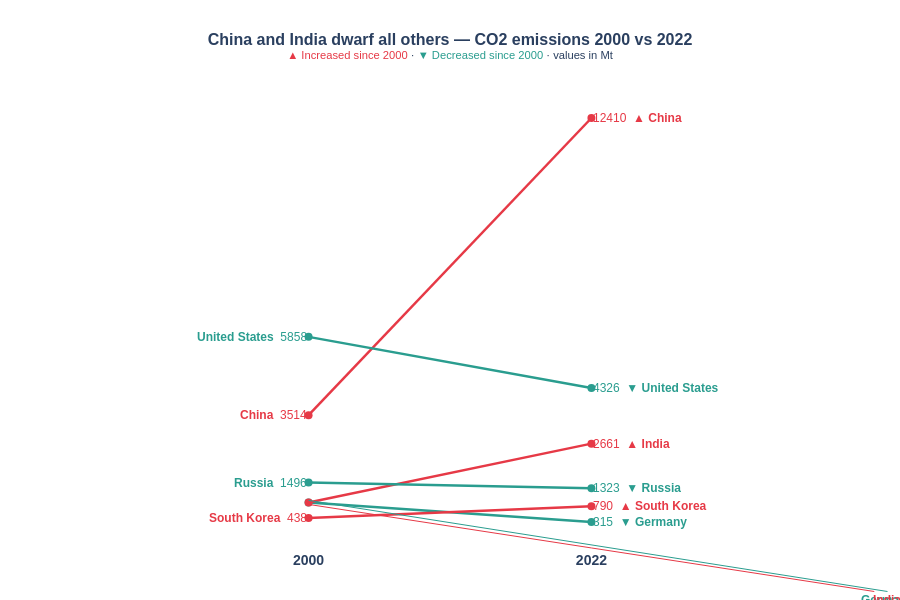

Notebook cell for this chart:
### Markdown cell above
---
## Task 2 — Slopegraph: Regional Change 2000 vs 2022

**What to build:** A slopegraph comparing **average regional CO2 emissions** between 2000 and 2022.

**Requirements:**
- One line per region (not per country — aggregate first)
- Colour: regions that increased = one colour; decreased = another
- Values labelled at both ends of each line
- No y-axis tick labels (the endpoint labels make them redundant)
- Insight title stating which regions moved most

> 💡 `df.groupby(['Region','Year'])['CO2_Mt'].mean().reset_index()` then filter to 2000 and 2022

### Code cell
# Task 2 — Slopegraph: regional averages
# YOUR CODE HERE
import pandas as pd
import plotly.graph_objects as go
import numpy as np

df = pd.read_csv('../data/co2_emissions.csv')

selected = ['China', 'India', 'United States', 'Germany', 'Russia', 'South Korea']

sg = df.loc[df['Country'].isin(selected) & df['Year'].isin([2000, 2022])].copy()

pivot = sg.pivot(index='Country', columns='Year', values='CO2_Mt').reset_index()
pivot.columns.name = None
pivot.columns = ['Country', 'val_2000', 'val_2022']
pivot['increased'] = pivot['val_2022'] > pivot['val_2000']
pivot['change']    = pivot['val_2022'] - pivot['val_2000']

COLOR_UP   = '#E63946'   # red   — increased
COLOR_DOWN = '#2A9D8F'   # green — decreased

# ── Label collision resolver ──────────────────────────────────────────────────
def resolve_overlaps(values, min_gap):
    pos   = np.array(values, dtype=float)
    order = np.argsort(pos)
    pos   = pos[order]

    for _ in range(300):
        moved = False
        for i in range(len(pos) - 1):
            gap = pos[i + 1] - pos[i]
            if gap < min_gap:
                push = (min_gap - gap) / 2
                pos[i]     -= push
                pos[i + 1] += push
                moved = True
        if not moved:
            break

    result = np.empty_like(pos)
    result[order] = pos
    return result

MIN_GAP = 120   # Mt — wider gap needed given China/India's large values

left_nudged  = resolve_overlaps(pivot['val_2000'].tolist(), MIN_GAP)
right_nudged = resolve_overlaps(pivot['val_2022'].tolist(), MIN_GAP)
# ─────────────────────────────────────────────────────────────────────────────

fig = go.Figure()

for i, (_, row) in enumerate(pivot.iterrows()):
    color   = COLOR_UP if row['increased'] else COLOR_DOWN
    country = row['Country']

    # Slope line
    fig.add_trace(go.Scatter(
        x=[2000, 2022],
        y=[row['val_2000'], row['val_2022']],
        mode='lines+markers',
        line=dict(color=color, width=2.5),
        marker=dict(size=8, color=color),
        hovertemplate=f"<b>{country}</b><br>2000: {row['val_2000']:.0f} Mt<br>2022: {row['val_2022']:.0f} Mt<extra></extra>",
        showlegend=False
    ))

    left_moved  = bool(abs(left_nudged[i]  - row['val_2000']) > 0.01)
    right_moved = bool(abs(right_nudged[i] - row['val_2022']) > 0.01)

    # Left label (2000)
    fig.add_annotation(
        x=2000, y=float(left_nudged[i]),
        ax=2000, ay=float(row['val_2000']),
        text=f"<b>{country}</b>  {row['val_2000']:.0f}",
        showarrow=left_moved,
        arrowhead=0, arrowcolor=color, arrowwidth=1,
        xanchor='right', font=dict(color=color, size=12, family='Arial')
    )

    # Right label (2022)
    arrow = "▲" if row['increased'] else "▼"
    fig.add_annotation(
        x=2022, y=float(right_nudged[i]),
        ax=2022, ay=float(row['val_2022']),
        text=f"{row['val_2022']:.0f}  {arrow} <b>{country}</b>",
        showarrow=right_moved,
        arrowhead=0, arrowcolor=color, arrowwidth=1,
        xanchor='left', font=dict(color=color, size=12, family='Arial')
    )

fig.update_layout(
    title=dict(
        text=f"<b>China and India dwarf all others — CO2 emissions 2000 vs 2022</b><br>"
             f"<sup><span style='color:{COLOR_UP}'>▲ Increased since 2000</span> · "
             f"<span style='color:{COLOR_DOWN}'>▼ Decreased since 2000</span> · values in Mt</sup>",
        font=dict(size=16, family='Arial'),
        x=0.5, xanchor='center'
    ),
    xaxis=dict(
        tickvals=[2000, 2022],
        ticktext=['<b>2000</b>', '<b>2022</b>'],
        tickfont=dict(size=14, family='Arial'),
        showgrid=False, zeroline=False,
        range=[1990, 2032]
    ),
    yaxis=dict(showticklabels=False, showgrid=False, zeroline=False),
    plot_bgcolor='white', paper_bgcolor='white',
    margin=dict(l=180, r=180, t=90, b=50),
    height=600, width=900,
    hovermode='closest'
)

fig.write_html('co2_slopegraph_countries.html')
fig.show()

### Figure 1 — Plotly figure (JSON) as saved in the notebook; plotly's stock layout.template omitted (floating-point values rounded to 4 significant figures)
{"data": [{"hovertemplate": "<b>China</b><br>2000: 3514 Mt<br>2022: 12410 Mt<extra></extra>", "line": {"color": "#E63946", "width": 2.5}, "marker": {"color": "#E63946", "size": 8}, "mode": "lines+markers", "showlegend": false, "type": "scatter", "x": [2000, 2022], "y": [3514.0, 12410.0]}, {"hovertemplate": "<b>Germany</b><br>2000: 902 Mt<br>2022: 315 Mt<extra></extra>", "line": {"color": "#2A9D8F", "width": 2.5}, "marker": {"color": "#2A9D8F", "size": 8}, "mode": "lines+markers", "showlegend": false, "type": "scatter", "x": [2000, 2022], "y": [902.4, 315.1]}, {"hovertemplate": "<b>India</b><br>2000: 902 Mt<br>2022: 2661 Mt<extra></extra>", "line": {"color": "#E63946", "width": 2.5}, "marker": {"color": "#E63946", "size": 8}, "mode": "lines+markers", "showlegend": false, "type": "scatter", "x": [2000, 2022], "y": [901.6, 2661.0]}, {"hovertemplate": "<b>Russia</b><br>2000: 1496 Mt<br>2022: 1323 Mt<extra></extra>", "line": {"color": "#2A9D8F", "width": 2.5}, "marker": {"color": "#2A9D8F", "size": 8}, "mode": "lines+markers", "showlegend": false, "type": "scatter", "x": [2000, 2022], "y": [1496.0, 1323.0]}, {"hovertemplate": "<b>South Korea</b><br>2000: 438 Mt<br>2022: 790 Mt<extra></extra>", "line": {"color": "#E63946", "width": 2.5}, "marker": {"color": "#E63946", "size": 8}, "mode": "lines+markers", "showlegend": false, "type": "scatter", "x": [2000, 2022], "y": [438.1, 789.5]}, {"hovertemplate": "<b>United States</b><br>2000: 5858 Mt<br>2022: 4326 Mt<extra></extra>", "line": {"color": "#2A9D8F", "width": 2.5}, "marker": {"color": "#2A9D8F", "size": 8}, "mode": "lines+markers", "showlegend": false, "type": "scatter", "x": [2000, 2022], "y": [5858.0, 4326.0]}], "layout": {"annotations": [{"arrowcolor": "#E63946", "arrowhead": 0, "arrowwidth": 1, "ax": 2000, "ay": 3514.0, "font": {"color": "#E63946", "family": "Arial", "size": 12}, "showarrow": false, "text": "<b>China</b>  3514", "x": 2000, "xanchor": "right", "y": 3514.0}, {"arrowcolor": "#E63946", "arrowhead": 0, "arrowwidth": 1, "ax": 2022, "ay": 12410.0, "font": {"color": "#E63946", "family": "Arial", "size": 12}, "showarrow": false, "text": "12410  ▲ <b>China</b>", "x": 2022, "xanchor": "left", "y": 12410.0}, {"arrowcolor": "#2A9D8F", "arrowhead": 0, "arrowwidth": 1, "ax": 2000, "ay": 902.4, "font": {"color": "#2A9D8F", "family": "Arial", "size": 12}, "showarrow": true, "text": "<b>Germany</b>  902", "x": 2000, "xanchor": "right", "y": 962}, {"arrowcolor": "#2A9D8F", "arrowhead": 0, "arrowwidth": 1, "ax": 2022, "ay": 315.1, "font": {"color": "#2A9D8F", "family": "Arial", "size": 12}, "showarrow": false, "text": "315  ▼ <b>Germany</b>", "x": 2022, "xanchor": "left", "y": 315.1}, {"arrowcolor": "#E63946", "arrowhead": 0, "arrowwidth": 1, "ax": 2000, "ay": 901.6, "font": {"color": "#E63946", "family": "Arial", "size": 12}, "showarrow": true, "text": "<b>India</b>  902", "x": 2000, "xanchor": "right", "y": 842}, {"arrowcolor": "#E63946", "arrowhead": 0, "arrowwidth": 1, "ax": 2022, "ay": 2661.0, "font": {"color": "#E63946", "family": "Arial", "size": 12}, "showarrow": false, "text": "2661  ▲ <b>India</b>", "x": 2022, "xanchor": "left", "y": 2661.0}, {"arrowcolor": "#2A9D8F", "arrowhead": 0, "arrowwidth": 1, "ax": 2000, "ay": 1496.0, "font": {"color": "#2A9D8F", "family": "Arial", "size": 12}, "showarrow": false, "text": "<b>Russia</b>  1496", "x": 2000, "xanchor": "right", "y": 1496.0}, {"arrowcolor": "#2A9D8F", "arrowhead": 0, "arrowwidth": 1, "ax": 2022, "ay": 1323.0, "font": {"color": "#2A9D8F", "family": "Arial", "size": 12}, "showarrow": false, "text": "1323  ▼ <b>Russia</b>", "x": 2022, "xanchor": "left", "y": 1323.0}, {"arrowcolor": "#E63946", "arrowhead": 0, "arrowwidth": 1, "ax": 2000, "ay": 438.1, "font": {"color": "#E63946", "family": "Arial", "size": 12}, "showarrow": false, "text": "<b>South Korea</b>  438", "x": 2000, "xanchor": "right", "y": 438.1}, {"arrowcolor": "#E63946", "arrowhead": 0, "arrowwidth": 1, "ax": 2022, "ay": 789.5, "font": {"color": "#E63946", "family": "Arial", "size": 12}, "showarrow": false, "text": "790  ▲ <b>South Korea</b>", "x": 2022, "xanchor": "left", "y": 789.5}, {"arrowcolor": "#2A9D8F", "arrowhead": 0, "arrowwidth": 1, "ax": 2000, "ay": 5858.0, "font": {"color": "#2A9D8F", "family": "Arial", "size": 12}, "showarrow": false, "text": "<b>United States</b>  5858", "x": 2000, "xanchor": "right", "y": 5858.0}, {"arrowcolor": "#2A9D8F", "arrowhead": 0, "arrowwidth": 1, "ax": 2022, "ay": 4326.0, "font": {"color": "#2A9D8F", "family": "Arial", "size": 12}, "showarrow": false, "text": "4326  ▼ <b>United States</b>", "x": 2022, "xanchor": "left", "y": 4326.0}], "height": 600, "hovermode": "closest", "margin": {"b": 50, "l": 180, "r": 180, "t": 90}, "paper_bgcolor": "white", "plot_bgcolor": "white", "title": {"font": {"family": "Arial", "size": 16}, "text": "<b>China and India dwarf all others — CO2 emissions 2000 vs 2022</b><br><sup><span style='color:#E63946'>▲ Increased since 2000</span> · <span style='color:#2A9D8F'>▼ Decreased since 2000</span> · values in Mt</sup>", "x": 0.5, "xanchor": "center"}, "width": 900, "xaxis": {"range": [1990, 2032], "showgrid": false, "tickfont": {"family": "Arial", "size": 14}, "ticktext": ["<b>2000</b>", "<b>2022</b>"], "tickvals": [2000, 2022], "zeroline": false}, "yaxis": {"showgrid": false, "showticklabels": false, "zeroline": false}}}
